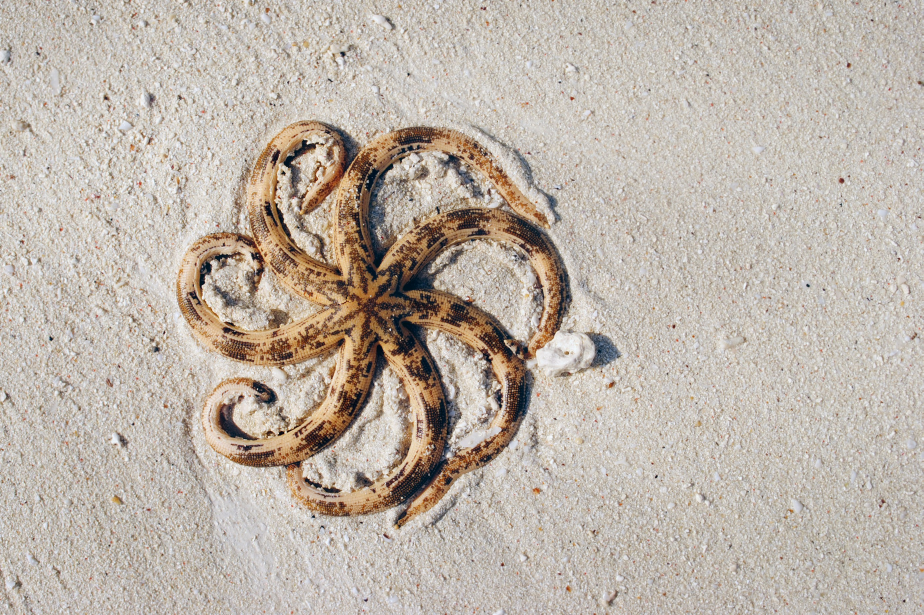
#> input picture lista1/img/polvo.jpg, 2770 x 1845 px, found by its file name (shown at 1/3 size)
$ python script.py
#> lines starting #> are read from the running program, lines starting #| are printed output that depends on the picture
import cv2
import matplotlib.pyplot as plt
import numpy as np


def gaussian_pyramid(image, levels):
  """
    Cria uma pirâmide Gaussiana de uma imagem.

    Args:
        image: A imagem de entrada (numpy array).
        levels: O número de níveis na pirâmide.

    Returns:
        Uma lista de imagens, onde cada imagem é um nível da pirâmide.
    """
  pyramid = [image]
  for i in range(levels):
    image = cv2.pyrDown(image)  # Reduz a resolução da imagem
    pyramid.append(image)
  return pyramid


def display_pyramid(pyramid):
  """
    Exibe a pirâmide Gaussiana usando matplotlib.

    Args:
        pyramid: Uma lista de imagens representando a pirâmide.
    """
  num_levels = len(pyramid)
  plt.figure(figsize=(15, 5))  # Ajusta o tamanho da figura

  for i in range(num_levels):
    plt.subplot(1, num_levels, i + 1)
    plt.imshow(cv2.cvtColor(pyramid[i], cv2.COLOR_BGR2RGB))  # Converte para RGB
    plt.title(f"Level {i}")
    plt.axis("off")  # Desativa os eixos

  plt.tight_layout()  # Ajusta o layout para evitar sobreposição
  plt.show()


if __name__ == "__main__":
  # Carrega uma imagem usando OpenCV
  image = cv2.imread("img\polvo.jpg")  # Substitua pelo caminho da sua imagem
#> image is the input picture: shape (1845, 2770, 3); mean B, G, R 169.5, 179.6, 189.5

  if image is None:
    print("Erro: Não foi possível carregar a imagem.")
  else:
    # Define o número de níveis da pirâmide
    num_levels = 4

    # Cria a pirâmide Gaussiana
    pyramid = gaussian_pyramid(image, num_levels)
#> the loop in gaussian_pyramid, `for i in range(levels):` made 4 passes
#> pass 2, in gaussian_pyramid, `image = cv2.pyrDown(image)`:
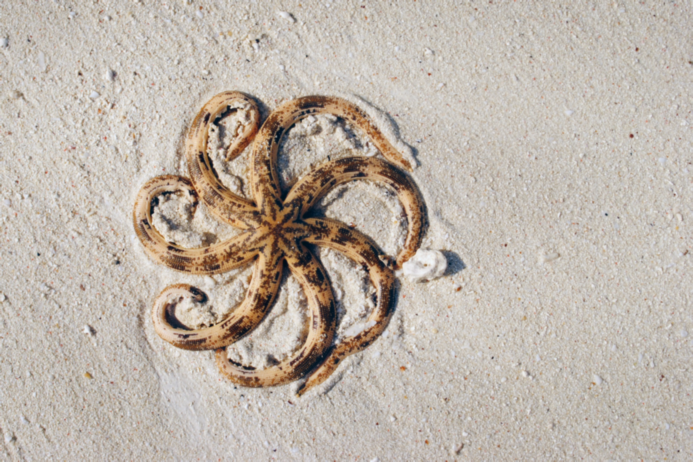
#> image: shape (462, 693, 3); mean of channels 0, 1, 2 169.5, 179.6, 189.5; drawn as B, G, R
#> pass 3, in gaussian_pyramid, `image = cv2.pyrDown(image)`:
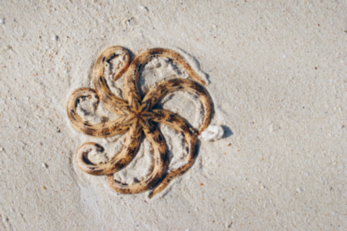
#> image: shape (231, 347, 3); mean of channels 0, 1, 2 169.5, 179.6, 189.5; drawn as B, G, R
#> after the loop in gaussian_pyramid, `for i in range(levels):`:
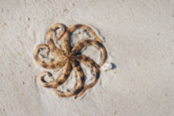
#> image: shape (116, 174, 3); mean of channels 0, 1, 2 169.6, 179.7, 189.6; drawn as B, G, R
#> after the loop in gaussian_pyramid, `for i in range(levels):`: pyramid = 5 items
#> pyramid = 5 items

    # Exibe a pirâmide
    display_pyramid(pyramid)
#> in display_pyramid, `num_levels = len(pyramid)`: num_levels = 5
#> in display_pyramid, `plt.show()`:
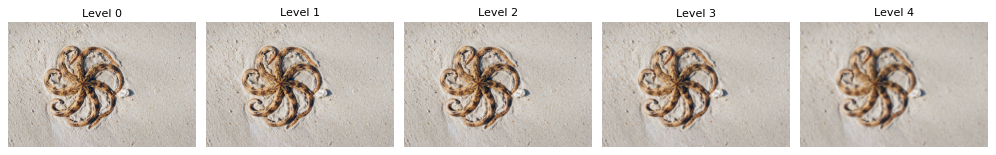
#> figure drawn by matplotlib, 5 panels

$ run again, with lista1/img/cervo.jpg copied over lista1/img/polvo.jpg
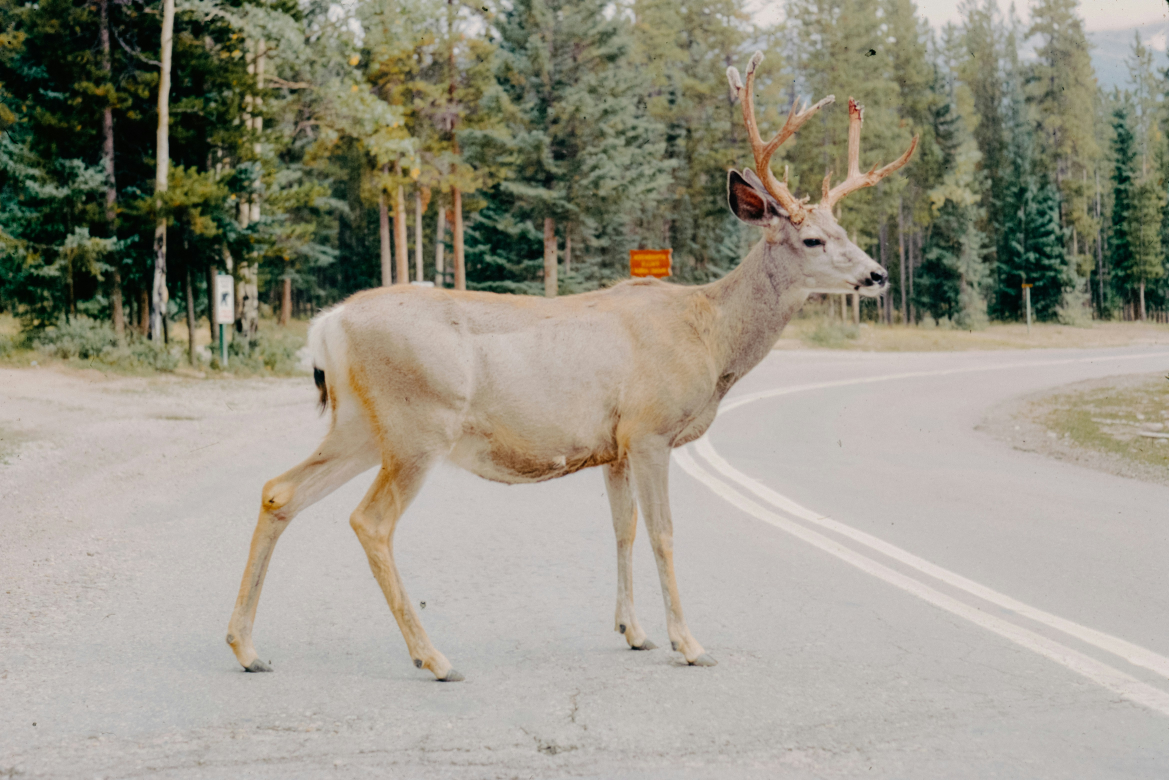
#> input picture lista1/img/cervo.jpg, 4676 x 3120 px, found by its file name (shown at 1/4 size)
#> image is the input picture: shape (3120, 4676, 3); mean B, G, R 135.2, 149.3, 152.7
#> the loop in gaussian_pyramid, `for i in range(levels):` made 4 passes
#> pass 2, in gaussian_pyramid, `image = cv2.pyrDown(image)`:
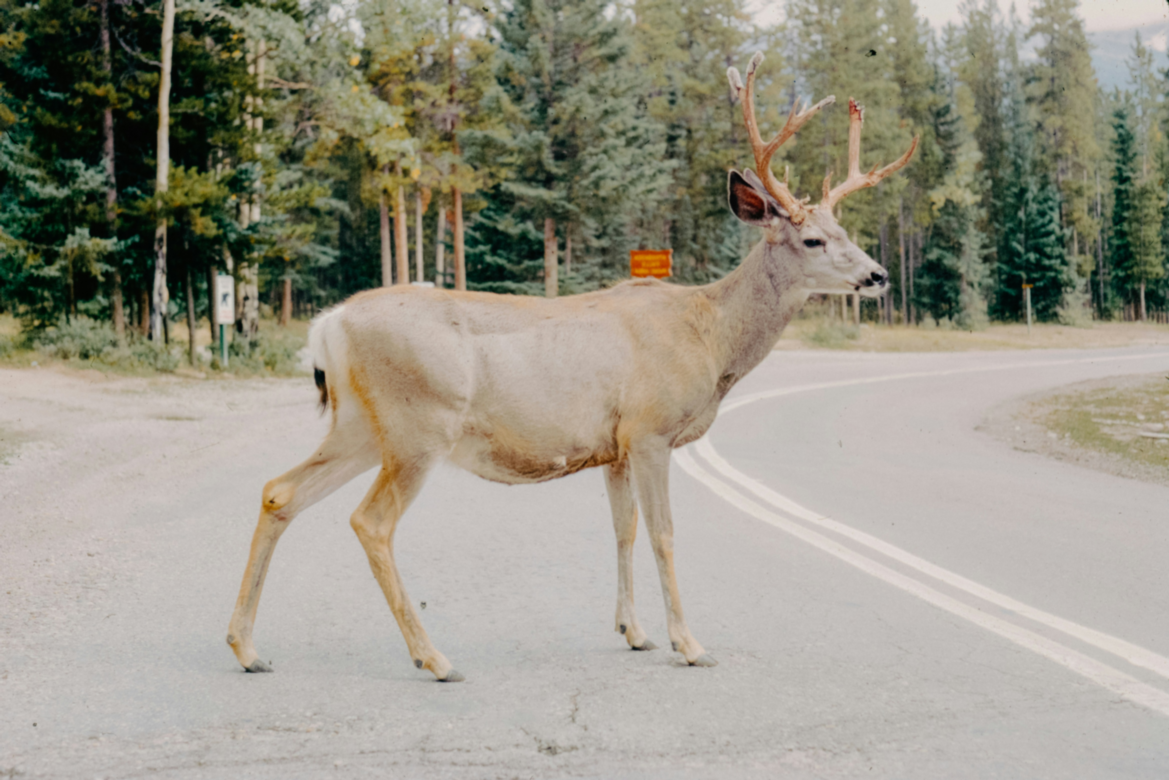
#> image: shape (780, 1169, 3); mean of channels 0, 1, 2 135.1, 149.2, 152.7; drawn as B, G, R
#> after the loop in gaussian_pyramid, `for i in range(levels):`:
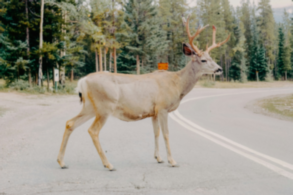
#> image: shape (195, 293, 3); mean of channels 0, 1, 2 135, 149.2, 152.6; drawn as B, G, R
#> after the loop in gaussian_pyramid, `for i in range(levels):`: pyramid = 5 items
#> num_levels = 5
